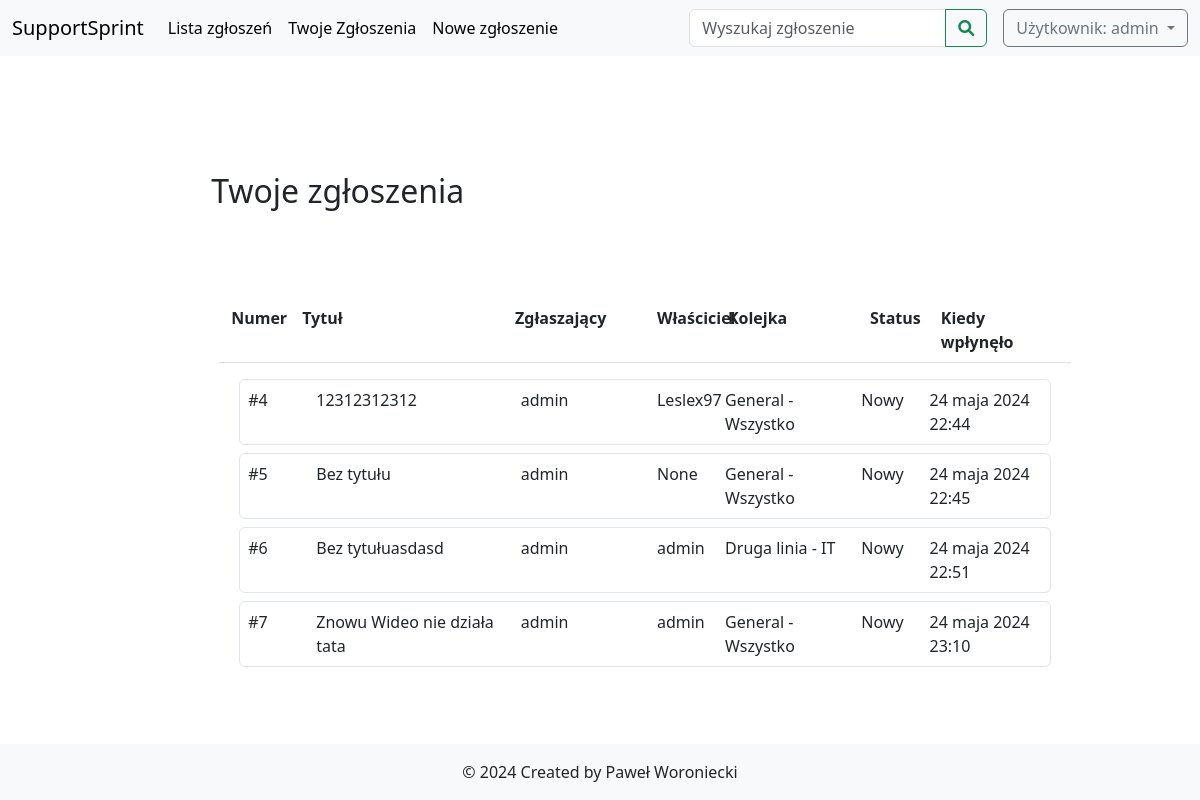
The page /user-tickets/ (signed in) on the database as committed earlier.
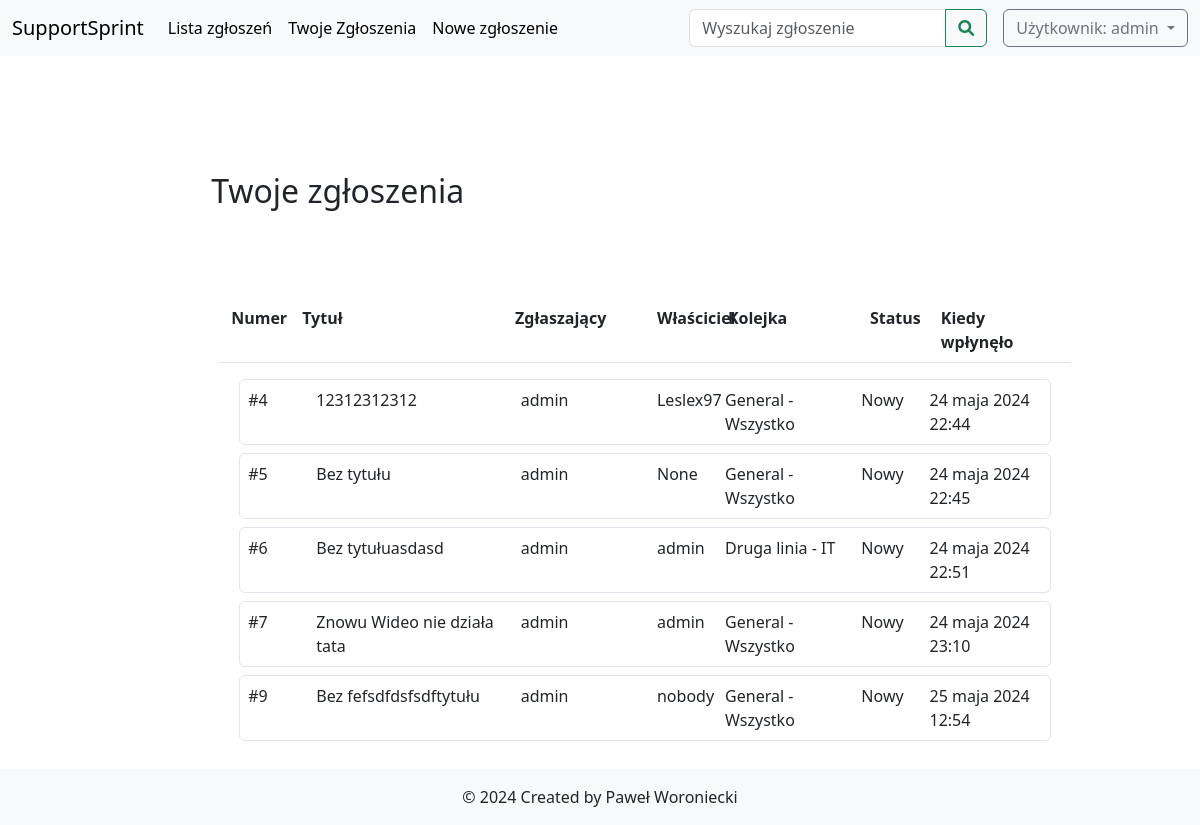
The same page on the database as committed later.
### deskhelp/models.py (models this page shows, shortened)
class Ticket(models.Model):
    class Status(models.TextChoices):
        NOWY = 'Nowy', _('Nowy')
        W_TRAKCIE = 'W trakcie', _('W trakcie')
        ZAKONCZONY = 'Zakończony', _('Zakończony')
        ZAMKNIETY = 'Zamknięty', _('Zamknięty')
        ODRZUCONY = 'Odrzucony', _('Odrzucony')
        ZAMROZONY = 'Zamrożony', _('Zamrożony')
        NIEAKTYWNY = 'Nieaktywny', _('Nieaktywny')
    title = models.TextField(
        default='Bez tytułu',
        verbose_name='Tytuł zgłoszenia',
        null=False
    )
    reporter = models.CharField(
        max_length=50,
        verbose_name='Zgłaszający'
    )
    content = models.TextField(
        verbose_name='Treść',
        max_length=10000,
        null=False
    )
    owner = models.ForeignKey(
        User,
        blank=True,
        null=True,
        on_delete=models.CASCADE
    )
    status = models.CharField(
        max_length=20,
        choices=Status.choices,
        default=Status.NOWY
    )
    queue = models.ForeignKey(Queue,
                               on_delete=models.CASCADE,
                                 default=1,
                                 verbose_name='Kolejka')
    created_at = models.DateTimeField(auto_now_add=True)
    updated_at = models.DateTimeField(auto_now=True)

class Queue(models.Model):
    name = models.CharField(max_length=100)
    department = models.ForeignKey(Department, on_delete=models.CASCADE)
    users = models.ManyToManyField(User, related_name='queues')
    def __str__(self):
        return f"{self.name} - {self.department.name}"

class Department(models.Model):
    name = models.CharField(max_length=100)
    users = models.ForeignKey(User , on_delete=models.CASCADE, null=True)

### deskhelp/views.py (the view, shortened to what this page needs)
# urls.py: path('user-tickets/', UserTicketsView.as_view(), name='user_tickets'),
class UserTicketsView(View):
    template_name = 'user_tickets.html'
    def get(self, request, *args, **kwargs):
        tickets = Ticket.objects.filter(
            reporter=request.user,
        )
        for ticket in tickets:
            ticket.truncated_title = ticket.title[:30] + "..." if len(ticket.title) > 30 else ticket.title
        context = {
            "user": request.user,
            "tickets": tickets,
        }
        return render(request, self.template_name, context)

### deskhelp/templates/user_tickets.html
{% extends 'tickets.html' %}
{% block headeer %}
<h2 class='h2  pb-5 mb-5'>Twoje zgłoszenia </h2>
{% endblock %}

### deskhelp/templates/tickets.html (shortened to what this page needs)
{% extends 'desk_main.html' %}
{% block content %}
{% block headeer %}{% endblock %}
<div class='  m-2'>
    <div class="container-fluid">
<div class="row fw-bold border-bottom pb-2 mb-3">
    <div class="col-md-1">Numer</div>
    <div class="col-md-3">Tytuł</div>
    <div class="col-md-2">Zgłaszający</div>
    <div class="col-md-1">Właściciel</div>
    <div class="col-md-2">Kolejka</div>
    <div class="col-md-1">Status</div>
    <div class="col-md-2">Kiedy wpłynęło</div>
</div>
        {% for ticket in tickets %}
        <div class='ticket border rounded mb-2 m-2 p-2' onclick="window.location.href='{% url 'ticket_details' ticket.id %}'">
            <div class="row">
                <div class="col-md-1">#{{ ticket.id }}</div>
                <div class="col-md-3">{{ ticket.truncated_title }}</div>
                <div class="col-md-2">{{ ticket.reporter }}</div>
                <div class="col-md-1">{{ ticket.owner }}</div>
                <div class="col-md-2">{{ ticket.queue }}</div>
                <div class="col-md-1">{{ ticket.status }}</div>
                <div class="col-md-2">{{ ticket.created_at }}</div>
            </div>
        </div>
        {% endfor %}
    </div>
</div>
{% endblock %}

Rows that differ between the two databases and show on the page:
added Ticket: id "9", truncated_title "Bez fefsdfdsfsdftytułu", reporter "admin", owner "nobody", queue "General - Wszystko", status "Nowy", created_at "25 maja 2024 12:54"
